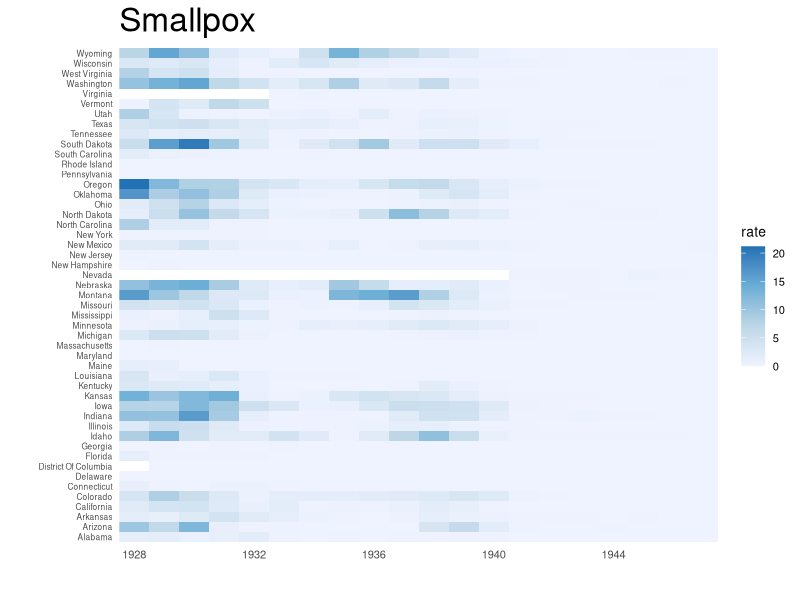
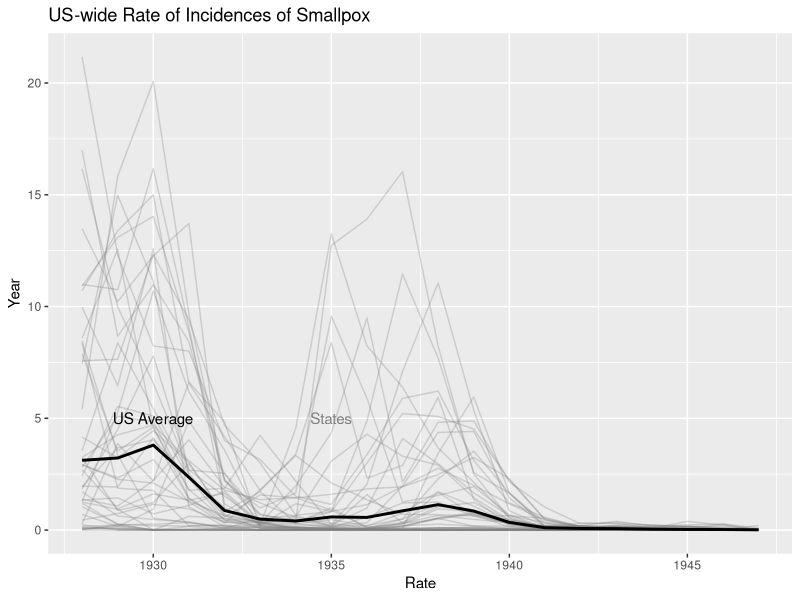

Here is the R script that generated these plots, in order:
rm(list=ls())
options(digits=3)
library(tidyverse)
library(dslabs)
library(RColorBrewer)
library(dplyr)
data("us_contagious_diseases")
str(us_contagious_diseases)
levels(us_contagious_diseases$disease)

# Q1,2 --------------------------------------------------------------------

the_disease <- 'Smallpox'
dat <- us_contagious_diseases %>%
  filter(disease == the_disease & 
           !state %in% c("Hawaii","Alaska") & 
           weeks_reporting>42) %>%
  mutate(rate=count/population * 10000 * 52/weeks_reporting) 


# HeatMap -----------------------------------------------------------------


dat %>%  ggplot(aes(year,state,fill=rate)) +
  geom_tile() + 
  scale_x_continuous(expand=c(0,0))+ # remove the extra space on x-axis
  scale_fill_gradientn(colors = brewer.pal(4, "Blues")) + #change color scheme
  theme_minimal() + # makes NA white from grey
  theme(panel.grid = element_blank(), # assigns no space
        axis.text.x=element_text(size=8),
        axis.text.y=element_text(size=6), 
        title=element_text(size=20),
        legend.text= element_text(size=8),
        legend.title=element_text(size=10)
        )+
  xlab("")+ylab("")+
  ggtitle(the_disease)


# Line Map ----------------------------------------------------------------


avg <- us_contagious_diseases %>% 
  filter(disease == the_disease & 
           !state %in% c("Hawaii","Alaska") & 
           weeks_reporting>42) %>%
  group_by(year) %>%
  summarize(US_Mean_Rate= sum(count,na.rm=TRUE)/ sum(population,na.rm=TRUE) *10000,
            n_states=n_distinct(count,na.rm=TRUE)) 
# allowing for as low as 42 weeks of data to be counted as a whole year

dat %>% ggplot() +
  geom_line(aes(year,rate,group=state),alpha=.3,show.legend=FALSE,color ='grey50') +
  geom_line(data=avg, mapping=aes(x=year, y=US_Mean_Rate),size=1)+
  geom_text(data = data.frame(x = 1930, y = 5), 
            mapping = aes(x, y, label="US Average"), 
            color="black")+
  geom_text(data = data.frame(x = 1935, y = 5), 
            mapping = aes(x, y, label="States"), 
            color="grey50")+
  xlab('Rate') + ylab('Year') + 
  ggtitle(paste("US-wide Rate of Incidences of",the_disease))
